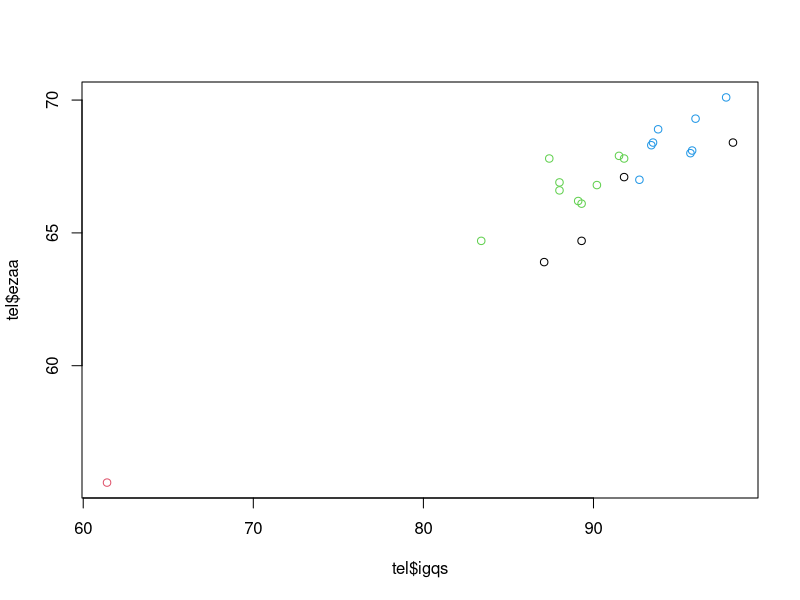
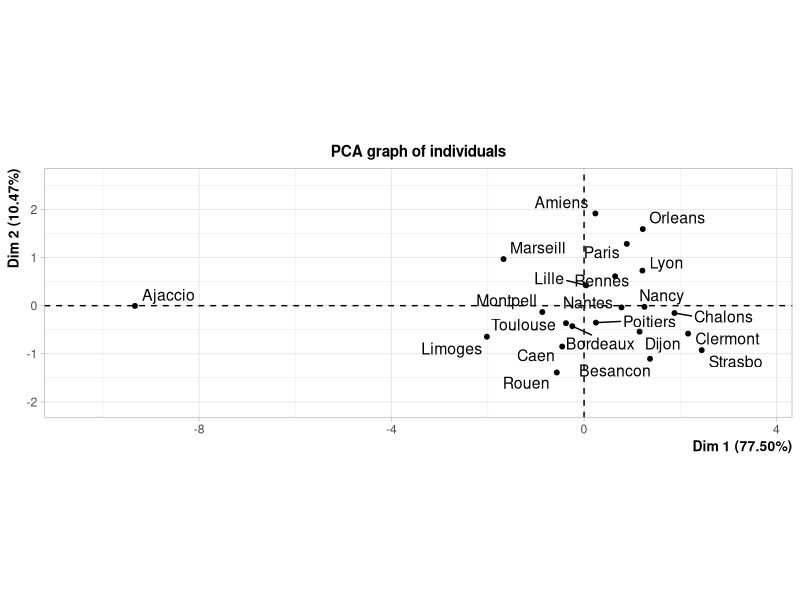
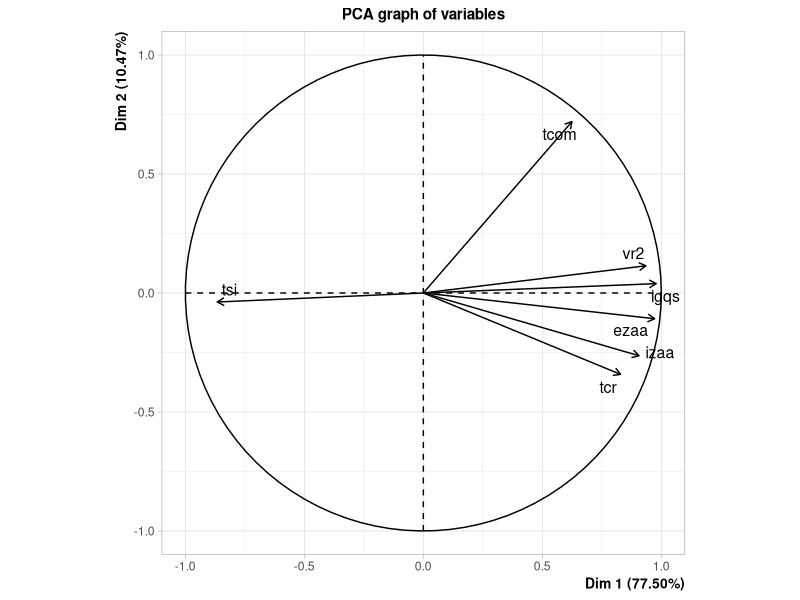
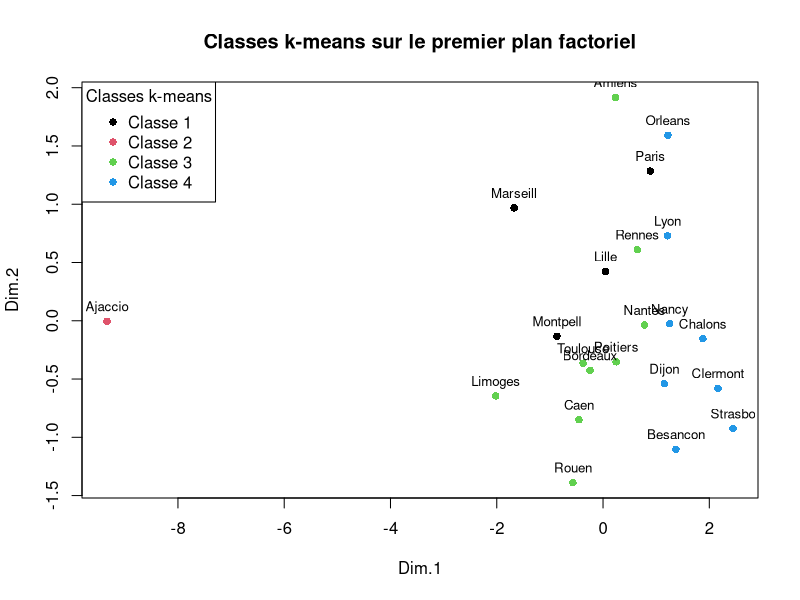
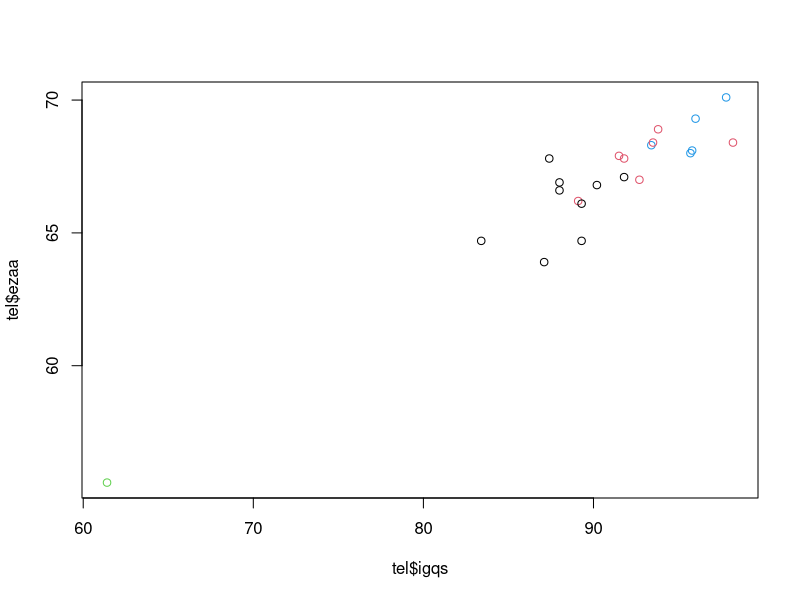
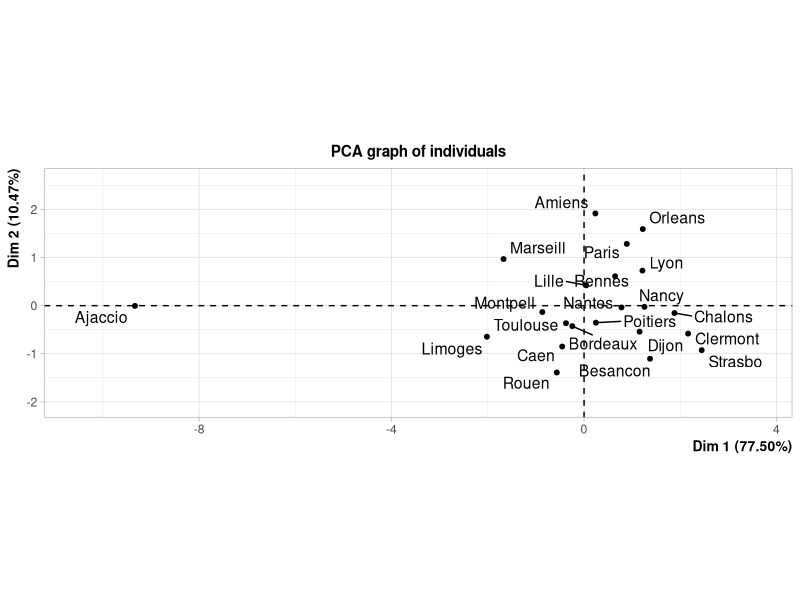
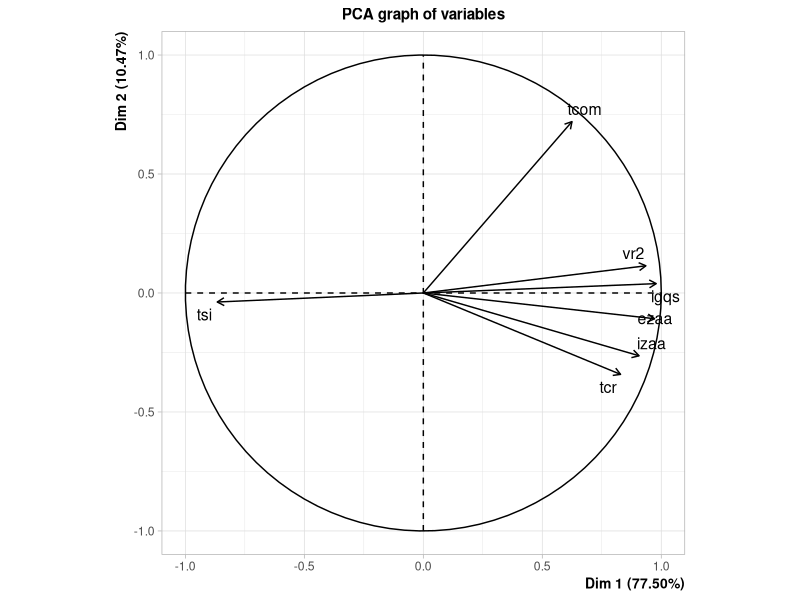
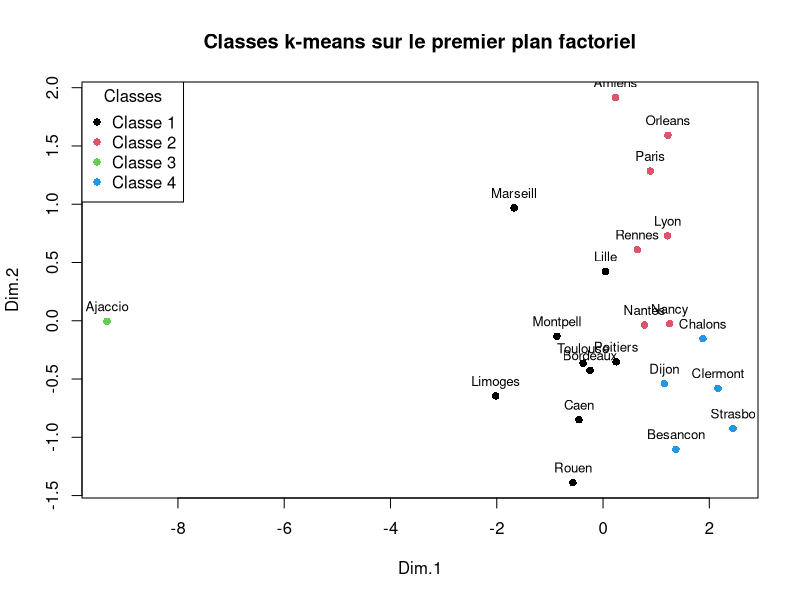

These figures' R source, in order:
# Noms & Prénoms : 
# - SOSSOU Horacio
# - MIHAN Zlanca-Nto

# Chargement des librairies cluster et FactoMineR
library(cluster)
library(FactoMineR)


# 1. Methode des k-means

# Chargement du fichier tel1984.txt
tel = read.table("tel1984.txt", row.names = 1, header = T, dec = ",")
tel

# Documentation de la focntion kmeans
help(kmeans)

# Classification en 4 classes des 7 premières variables
resclus = kmeans(tel[,1:7],4, algorithm = "Lloyd") # on ne s’occupe pas de la 8eme colonne
resclus

# Affichage de 5 composants kmeans
resclus$cluster
resclus$centers
resclus$withinss
resclus$tot.withinss
resclus$size
# Inertie intra-classe de chaque groupe : [1]   0.0000 374.1200 159.7025 264.0662
# Inertie intra-totale = 797.8887
# Nombre d’individus dans chaque groupe : [1] 1 9 4 8


# 1.1 Examen des r´esultats de cette premi`ere analyse

# - Groupement à choisir :
# On exécute la commande suivante plusieurs fois
resclus = kmeans(tel[,1:7],4, algorithm = "Lloyd")
resclus$tot.withinss
# Les essais : 
resclus1 = kmeans(tel[,1:7],4, algorithm = "Lloyd")
resclus1$tot.withinss
resclus2 = kmeans(tel[,1:7],4, algorithm = "Lloyd")
resclus2$tot.withinss
resclus3 = kmeans(tel[,1:7],4, algorithm = "Lloyd")
resclus3$tot.withinss
resclus4 = kmeans(tel[,1:7],4, algorithm = "Lloyd")
resclus4$tot.withinss
resclus5 = kmeans(tel[,1:7],4, algorithm = "Lloyd")
resclus5$tot.withinss
resclus6 = kmeans(tel[,1:7],4, algorithm = "Lloyd")
resclus6$tot.withinss
resclus7 = kmeans(tel[,1:7],4, algorithm = "Lloyd")
resclus7$tot.withinss
resclus8 = kmeans(tel[,1:7],4, algorithm = "Lloyd")
resclus8$tot.withinss
resclus9 = kmeans(tel[,1:7],4, algorithm = "Lloyd")
resclus9$tot.withinss
resclus10 = kmeans(tel[,1:7],4, algorithm = "Lloyd")
resclus10$tot.withinss
# On garde la partition qui a l'inertie intra totale la plus petite
# Essai 1 : Inertie intra-totale = 1192.096
# Essai 2 : Inertie intra-totale = 810.7824
# Essai 3 : Inertie intra-totale = 797.8887
# Essai 4 : Inertie intra-totale = 992.7077
# Essai 5 : Inertie intra-totale = 1213.143
# Essai 6 : Inertie intra-totale = 797.8887
# Essai 7 : Inertie intra-totale = 810.7824
# Essai 8 : Inertie intra-totale = 810.7824
# Essai 9 : Inertie intra-totale = 810.7824
# Essai 10 : Inertie intra-totale = 966.6875
# Le plus petit intra est 797.8887 issu de resclus3 et resclus6.
# On travaillera avec resclus3 dans la suite de l'exercice

# - Examen des classes trouvées
resclus3$cluster
resclus3$centers
resclus3$withinss # Résultat : [1] 374.1200 264.0662 159.7025   0.0000
resclus3$size # Résultat : [1] 9 8 4 1
# Seule la classe 4 n'a un qu'un seul élément.
# La commande resclus3$cluster permet de visualiser cet élément
resclus3$cluster # Elément de la classe 4 : Ajaccio

# - Représentation dans le plan
plot(tel$igqs,tel$ezaa,col=resclus3$cluster)
# L'affichage confirme qu'Ajaccio est très éloigné de tous les éléments. Il est tès proche de l'origine du repère

# - Ajout d'un nouvel indice "Classe km"
tel = cbind(tel, as.factor(resclus3$cluster))
colnames(tel)[9] = "Classe km"
# Affichage des nouvelles données
tel

# - Description des classe par variables quantitatives
description  = catdes(tel[,c(1:7,9)], num.var = 8) # on s´electionne les variables descriptives (colonnes 1 `a 7, puis la colonne des classes , i.e. 9)
description
# Variables caractéristiques des classes :
# Classe 1 : tsi avec t = -3.020993
# Classe 2 : vr2 avec t = -4.003298
# Classe 3 : tcr avec t = -2.173697
# Classe 4 : tsi avec t = 1.965272
# Interprétation de la classe 4 : 
# seule tsi semble caractériser la classe 4. Or |t = 1.965272| < 2 donc aucune variable ne la caractérise

# — Visualisation des compositions des groupes
pca = PCA(tel[, 1:7], scale.unit = TRUE, ncp = 5, graph = TRUE)
coord_ACP = pca$ind$coord[, 1:2]  # Axes 1 et 2
plot(coord_ACP, col = resclus3$cluster, pch = 16, main = "Classes k-means sur le premier plan factoriel")
text(coord_ACP, labels = rownames(tel), pos = 3, cex = 0.8)
legend("topleft", legend = paste("Classe", 1:4), col = 1:4, pch = 16, title = "Classes k-means")
# Cohérence : Ces groupes sembles cohérents à l'exceptions de quelques villes comme
# Amiens, Orléans et Rennes qui sont très éloignés de leurs centroïdes respectifs


# 1.2 Nouvelle etude normee
resclusnorm = kmeans(scale(tel[,1:7]),4, algorithm = "Lloyd")
resclusnorm$tot.withinss

# - Selection du meilleur partionnement avec 10 essais
resclusnorm1 = kmeans(scale(tel[,1:7]),4, algorithm = "Lloyd")
resclusnorm1$tot.withinss
resclusnorm2 = kmeans(scale(tel[,1:7]),4, algorithm = "Lloyd")
resclusnorm2$tot.withinss
resclusnorm3 = kmeans(scale(tel[,1:7]),4, algorithm = "Lloyd")
resclusnorm3$tot.withinss
resclusnorm4 = kmeans(scale(tel[,1:7]),4, algorithm = "Lloyd")
resclusnorm4$tot.withinss
resclusnorm5 = kmeans(scale(tel[,1:7]),4, algorithm = "Lloyd")
resclusnorm5$tot.withinss
resclusnorm6 = kmeans(scale(tel[,1:7]),4, algorithm = "Lloyd")
resclusnorm6$tot.withinss
resclusnorm7 = kmeans(scale(tel[,1:7]),4, algorithm = "Lloyd")
resclusnorm7$tot.withinss
resclusnorm8 = kmeans(scale(tel[,1:7]),4, algorithm = "Lloyd")
resclusnorm8$tot.withinss
resclusnorm9 = kmeans(scale(tel[,1:7]),4, algorithm = "Lloyd")
resclusnorm9$tot.withinss
resclusnorm10 = kmeans(scale(tel[,1:7]),4, algorithm = "Lloyd")
resclusnorm10$tot.withinss
# On garde la partition qui a l'inertie intra totale la plus petite
# Essai 1 : Inertie intra-totale = 29.45064
# Essai 2 : Inertie intra-totale = 30.22127
# Essai 3 : Inertie intra-totale = 28.15514
# Essai 4 : Inertie intra-totale = 33.41778
# Essai 5 : Inertie intra-totale = 28.03745
# Essai 6 : Inertie intra-totale = 85.87389
# Essai 7 : Inertie intra-totale = 28.09956
# Essai 8 : Inertie intra-totale = 33.31425
# Essai 9 : Inertie intra-totale = 27.77044
# Essai 10 : Inertie intra-totale = 29.86041
# La plus petite inertie intra est 27.77044 issu de resclusnorm9
# On travaillera avec resclusnorm9 dans la suite de l'exercice

# - Tailles des classes
resclusnorm9$size # Résultat : [1] 6 8 7 1

# -Variances intra-classes
resclusnorm9$withinss # Résultat : [1]  6.051702 11.574555 10.144180  0.000000

# - Observation de bonne séparation des classes
plot(tel$igqs,tel$ezaa,col=resclusnorm9$cluster)
# Les classes sont mieux séparées maintenant

# - Ajout de l'indice "Classe kmnorm"
tel = cbind(tel, as.factor(resclusnorm9$cluster))
colnames(tel)[10] = "Classe kmnorm"
tel

# - Descriptions des classes par les variales
descrip1=catdes(tel[,c(1:7,10)], num.var = 8) # on selectionne les variables descriptives (colonnes 1 `a 7, puis la colonne des classes, i.e. 10)
descrip1
# Classe 1 : tsi avec t = -3.020993
# Classe 2 : tsi avec t = 1.965272
# Classe 3 : tcr avec t = -2.173697
# Classe 4 : vr2 avec t = -4.003298
# Comparaison : Ici la classe 4 est fortement caractérisée par une variable (vr2). Ce qui était
# le contraire dans le cas précédent

# - Visualisation des groupes avec l'ACP
pca_norm = PCA(tel[, 1:7], scale.unit = TRUE, ncp = 5, graph = TRUE)
coord_ACP_norm = pca_norm$ind$coord[, 1:2]  # Axes 1 et 2
plot(coord_ACP_norm, col = resclusnorm9$cluster, pch = 16, main = "Classes k-means sur le premier plan factoriel")
text(coord_ACP_norm, labels = rownames(tel), pos = 3, cex = 0.8)
legend("topleft", legend = paste("Classe", 1:4), col = 1:4, pch = 16, title = "Classes")
# Villes qui sont ensemble quelle que soit la méthode :
tel
# Classe 1 : Besancon, Chalons, Clermont, Dijon, Nancy, Strasbourg 
# Classe 2 : Bordeaux, Caen, Limoges, Poitiers, Rouen, Toulouse
# Classe 3 : Lille, Paris
# Classe 4 : Ajaccio


# 2. CAH
rescah=agnes(scale(tel[,1:7]),method="ward")
plot(rescah,xlab="regions")

# - CAH avec le lien minimum
rescahmin=agnes(scale(tel[,1:7]),method="single")
plot(rescahmin,xlab="regions")
# Constat : La hauteur du dendrogram a dimunié (passée de 13 à 7)

# - CAH avec le lien maximum
rescahmax=agnes(scale(tel[,1:7]),method="complete")
plot(rescahmax,xlab="regions")

# - Découpages en classes
numclassward=cutree(rescah, k=4) # pour Ward
numclassmax=cutree(rescahmax,k=4) # pour lien max
numclassward
numclassmax
table(numclassward,numclassmax)
# Constat : Ces deux méthodes ont des éléments communs dans leurs différentes classes qui sont :
# Classe 1 : 1 ville
# Classe 2 : 2 villes
# Classe 3 : 6 villes
# Classe 4 : 9 villes
# On a des éléments non nuls que sur la diagonal, à l'xception du couple (2,3)

# Tracé de graphe
# numclassward :
plot(coord_ACP, col = numclassward, pch = 16, main = "Groupes CAH (Ward) sur le premier plan factoriel")
text(coord_ACP, labels = rownames(tel), pos = 3, cex = 0.8)
legend("topleft", legend = paste("Groupe", 1:4), col = 1:4, pch = 16, title = "Groupes")

# numclassmax :
plot(coord_ACP, col = numclassmax, pch = 16, main = "Groupes CAH (Lien max) sur le premier plan factoriel")
text(coord_ACP, labels = rownames(tel), pos = 3, cex = 0.8)
legend("topleft", legend = paste("Groupe", 1:4), col = 1:4, pch = 16, title = "Groupes")

# Ajout de l'indice "ClassesCAHW"
tel = cbind(tel, as.factor(numclassward))
colnames(tel)[11] = "ClassesCAHW"
tel

# En combien de classes couper l'arbre ?
rescah2=as.hclust(rescah)
barplot(rev(rescah2$height), names.arg = c(1:21))

# - Description des classes par les variables
descrip2=catdes(tel[,c(1:7,11)], num.var = 8)
descrip2
# Affichage de la meilleure classe : Il s'agit de la classe 4
composition=tel[tel[,8] == 4, ]
composition

# - Comparaison : La composotion des classes est différente en fonction de la méthode utilisée 
  
